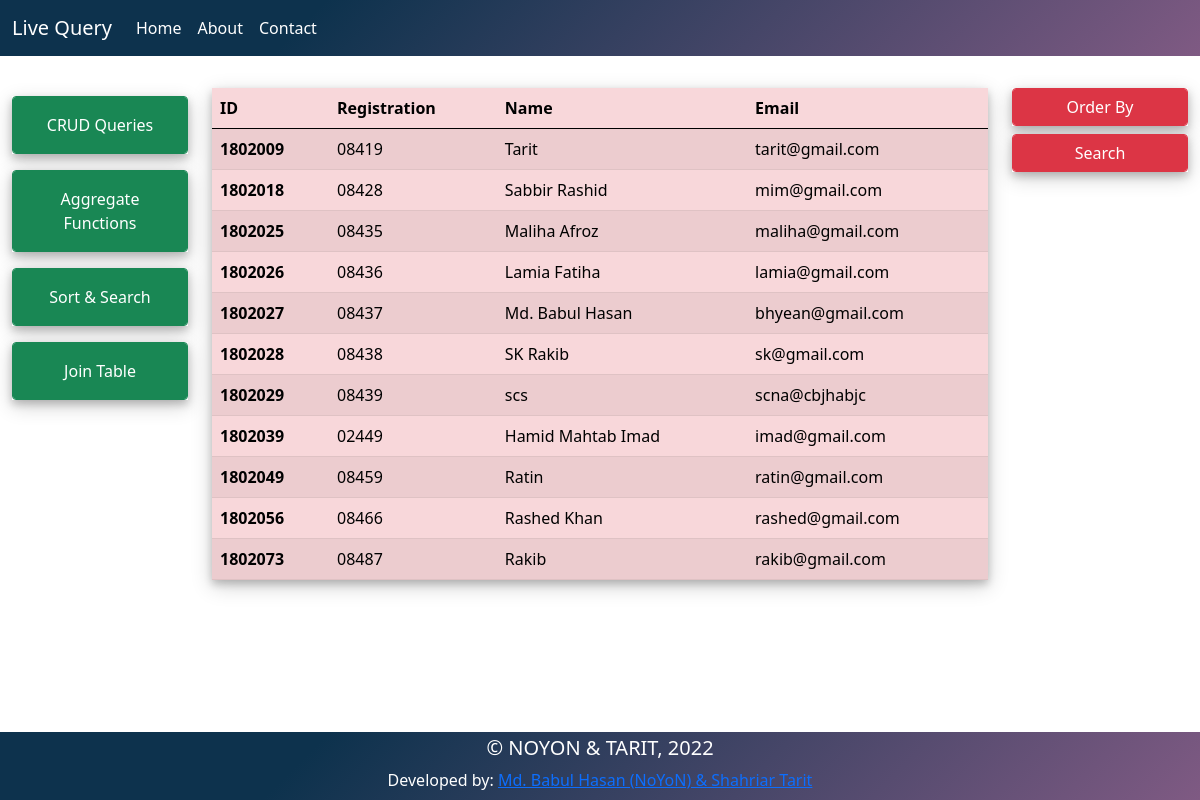
The page /sortandsearch.php on the database its author committed.
### tables this page shows
CREATE TABLE `example_table_1` (
  `id` int(11) NOT NULL,
  `reg` varchar(50) NOT NULL,
  `name` varchar(50) NOT NULL,
  `email` varchar(50) NOT NULL
);

### back_end/Select.php (called while the page is built, shortened)
<?php
class Select
{
    public function Select_table_1()
    {
        $connection = new Connection();
        $connect = $connection->Connect();
        $query = "SELECT * FROM example_table_1";
        $result = mysqli_query($connect,$query);
        return $result;
    }
}
?>

### sortandsearch.php (the view, shortened to what this page needs)
<?php
include './back_end/Select.php';
$select = new Select();
$table1 = $select->Select_table_1();
?>
<!doctype html>
<html lang="en">
<head>
    <link href="https://cdn.jsdelivr.net/npm/bootstrap@5.0.2/dist/css/bootstrap.min.css" rel="stylesheet"
>
    <link rel="stylesheet" href="static/css/style.css">
</head>
<body>
<nav class="navbar navbar-expand-lg navbar-light menu">
    <div class="container-fluid">
        <a class="navbar-brand" href="index.php">Live Query</a>
        <div class="collapse navbar-collapse" id="navbarTogglerDemo03">
            <ul class="navbar-nav me-auto mb-2 mb-lg-0">
                <li class="nav-item">
                    <a class="nav-link active" aria-current="page" href="index.php">Home</a>
                </li>
                <li class="nav-item">
                    <a class="nav-link" href="#">About</a>
                </li>
                <li class="nav-item">
                    <a class="nav-link" href="#" tabindex="-1" aria-disabled="true">Contact</a>
                </li>
            </ul>
        </div>
    </div>
</nav>
<div class="container-fluid mt-4">
    <div class="row">
        <div class="col-md-2">
            <div class="my-3 profile-box">
                <a href="index.php" class="form-control btn btn-success p-3" type="button""> CRUD Queries </a>
            </div>
            <div class="my-3 profile-box">
                <a href="aggregate.php" class="form-control btn btn-success p-3" type="button""> Aggregate
                Functions </a>
            </div>
            <div class="my-3 profile-box">
                <a href="sortandsearch.php" class="form-control btn btn-success p-3" type="button""> Sort & Search </a>
            </div>
            <div class="my-3 profile-box">
                <a href="join.php" class="form-control btn btn-success p-3" type="button""> Join Table </a>
            </div>
        </div>
        <div class="col-md-8 mt-2">
            <table class="table table-danger table-striped profile-box">
                <thead>
                <tr>
                    <th scope="col">ID</th>
                    <th scope="col">Registration</th>
                    <th scope="col">Name</th>
                    <th scope="col">Email</th>
                </tr>
                </thead>
                <tbody>
                <?php
                if ($table1->num_rows > 0) {
                    while ($row = $table1->fetch_assoc()) {
                        ?>
                        <tr>
                            <th scope="row"><?php echo $row["id"] ?></th>
                            <td><?php echo $row["reg"] ?></td>
                            <td><?php echo $row["name"] ?></td>
                            <td><?php echo $row["email"] ?></td>
                        </tr>
                        <?php
                    }
                } else {
                    echo "0 results";
                }
                ?>
                </tbody>
            </table>
        </div>
        <div class="col-md-2">
            <div class="sort my-2 profile-box">
                <button class=" form-control btn btn-danger" type="button" data-bs-toggle="collapse"
                        data-bs-target="#collapseExample4" aria-expanded="false" aria-controls="collapseExample">
                    Order By
                </button>
            </div>
            <div class="sort my-2 profile-box">
                <button class=" form-control btn btn-danger" type="button" data-bs-toggle="collapse"
                        data-bs-target="#collapseExample5" aria-expanded="false" aria-controls="collapseExample">
                    Search
                </button>
            </div>
        </div>
    </div>
</div>
<?php include 'front_end/footer.php'?>
</body>
</html>

### static/css/style.css (style rules this page uses)
.profile-box { box-shadow: 0 4px 8px 0 rgba(0, 0, 0, 0.2), 0 6px 20px 0 rgba(0, 0, 0, 0.19); }
.menu { background-color: #7f5a83; background-image: linear-gradient(315deg, #7f5a83 0%, #0d324d 74%); }
.navbar-light .navbar-nav .nav-link.active, .navbar-light .navbar-nav .show>.nav-link,.navbar-light .navbar-nav .nav-link { color: white; }
.navbar-light .navbar-brand { color: white; }

### rows shown on the page
example_table_1: id "1802009", reg "08419", name "Tarit", email "tarit@gmail.com"
example_table_1: id "1802018", reg "08428", name "Sabbir Rashid", email "mim@gmail.com"
example_table_1: id "1802025", reg "08435", name "Maliha Afroz", email "maliha@gmail.com"
example_table_1: id "1802026", reg "08436", name "Lamia Fatiha", email "lamia@gmail.com"
example_table_1: id "1802027", reg "08437", name "Md. Babul Hasan", email "bhyean@gmail.com"
example_table_1: id "1802028", reg "08438", name "SK Rakib", email "sk@gmail.com"
example_table_1: id "1802029", reg "08439", name "scs", email "scna@cbjhabjc"
example_table_1: id "1802039", reg "02449", name "Hamid Mahtab Imad", email "imad@gmail.com"
example_table_1: id "1802049", reg "08459", name "Ratin", email "ratin@gmail.com"
example_table_1: id "1802056", reg "08466", name "Rashed Khan", email "rashed@gmail.com"
example_table_1: id "1802073", reg "08487", name "Rakib", email "rakib@gmail.com"
